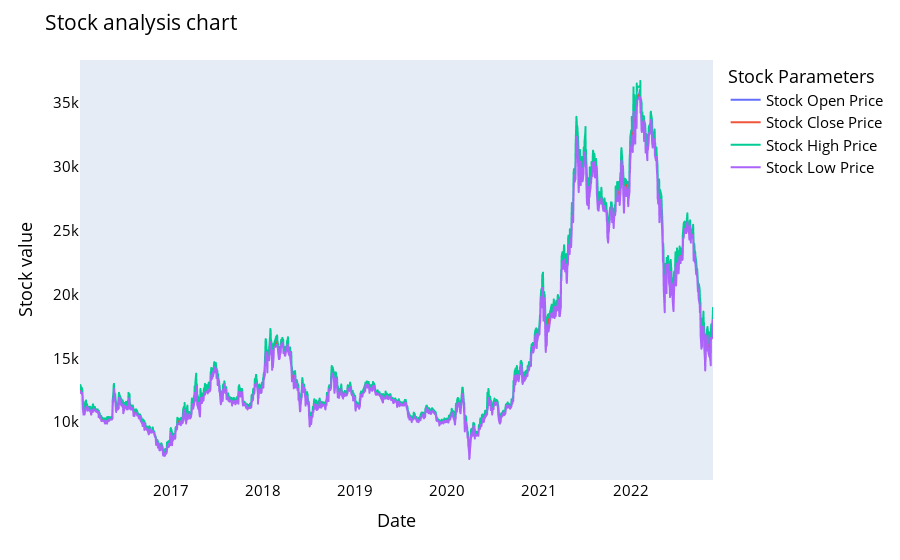

Write notebook code for a chart like this one.
### Markdown cell above
Trend comparision between stock price, open price, close price, high price, low price¶

### Code cell
from itertools import cycle
import plotly.express as px

names = cycle(['Stock Open Price','Stock Close Price','Stock High Price','Stock Low Price'])

fig = px.line(STB, x=STB.date, y=[STB['open'], STB['close'], 
                                          STB['high'], STB['low']],
             labels={'date': 'Date','value':'Stock value'})
fig.update_layout(title_text='Stock analysis chart', font_size=15, font_color='black',legend_title_text='Stock Parameters')
fig.for_each_trace(lambda t:  t.update(name = next(names)))
fig.update_xaxes(showgrid=False)
fig.update_yaxes(showgrid=False)

fig.show()

### Figure 1 — Plotly figure (JSON) as saved in the notebook; plotly's stock layout.template omitted (floating-point values rounded to 4 significant figures; data arrays with more than 128 entries replaced by an {"elided": "..."} marker saying what was removed)
{"data": [{"hovertemplate": "variable=open<br>Date=%{x}<br>Stock value=%{y}<extra></extra>", "legendgroup": "open", "line": {"color": "#636efa", "dash": "solid"}, "marker": {"symbol": "circle"}, "mode": "lines", "name": "Stock Open Price", "showlegend": true, "type": "scattergl", "x": {"elided": "1727 str values"}, "xaxis": "x", "y": {"elided": "1727 int values"}, "yaxis": "y"}, {"hovertemplate": "variable=close<br>Date=%{x}<br>Stock value=%{y}<extra></extra>", "legendgroup": "close", "line": {"color": "#EF553B", "dash": "solid"}, "marker": {"symbol": "circle"}, "mode": "lines", "name": "Stock Close Price", "showlegend": true, "type": "scattergl", "x": {"elided": "1727 str values"}, "xaxis": "x", "y": {"elided": "1727 int values"}, "yaxis": "y"}, {"hovertemplate": "variable=high<br>Date=%{x}<br>Stock value=%{y}<extra></extra>", "legendgroup": "high", "line": {"color": "#00cc96", "dash": "solid"}, "marker": {"symbol": "circle"}, "mode": "lines", "name": "Stock High Price", "showlegend": true, "type": "scattergl", "x": {"elided": "1727 str values"}, "xaxis": "x", "y": {"elided": "1727 int values"}, "yaxis": "y"}, {"hovertemplate": "variable=low<br>Date=%{x}<br>Stock value=%{y}<extra></extra>", "legendgroup": "low", "line": {"color": "#ab63fa", "dash": "solid"}, "marker": {"symbol": "circle"}, "mode": "lines", "name": "Stock Low Price", "showlegend": true, "type": "scattergl", "x": {"elided": "1727 str values"}, "xaxis": "x", "y": {"elided": "1727 int values"}, "yaxis": "y"}], "layout": {"font": {"color": "black", "size": 15}, "legend": {"title": {"text": "Stock Parameters"}, "tracegroupgap": 0}, "margin": {"t": 60}, "title": {"text": "Stock analysis chart"}, "xaxis": {"anchor": "y", "domain": [0, 1], "showgrid": false, "title": {"text": "Date"}}, "yaxis": {"anchor": "x", "domain": [0, 1], "showgrid": false, "title": {"text": "Stock value"}}}}
